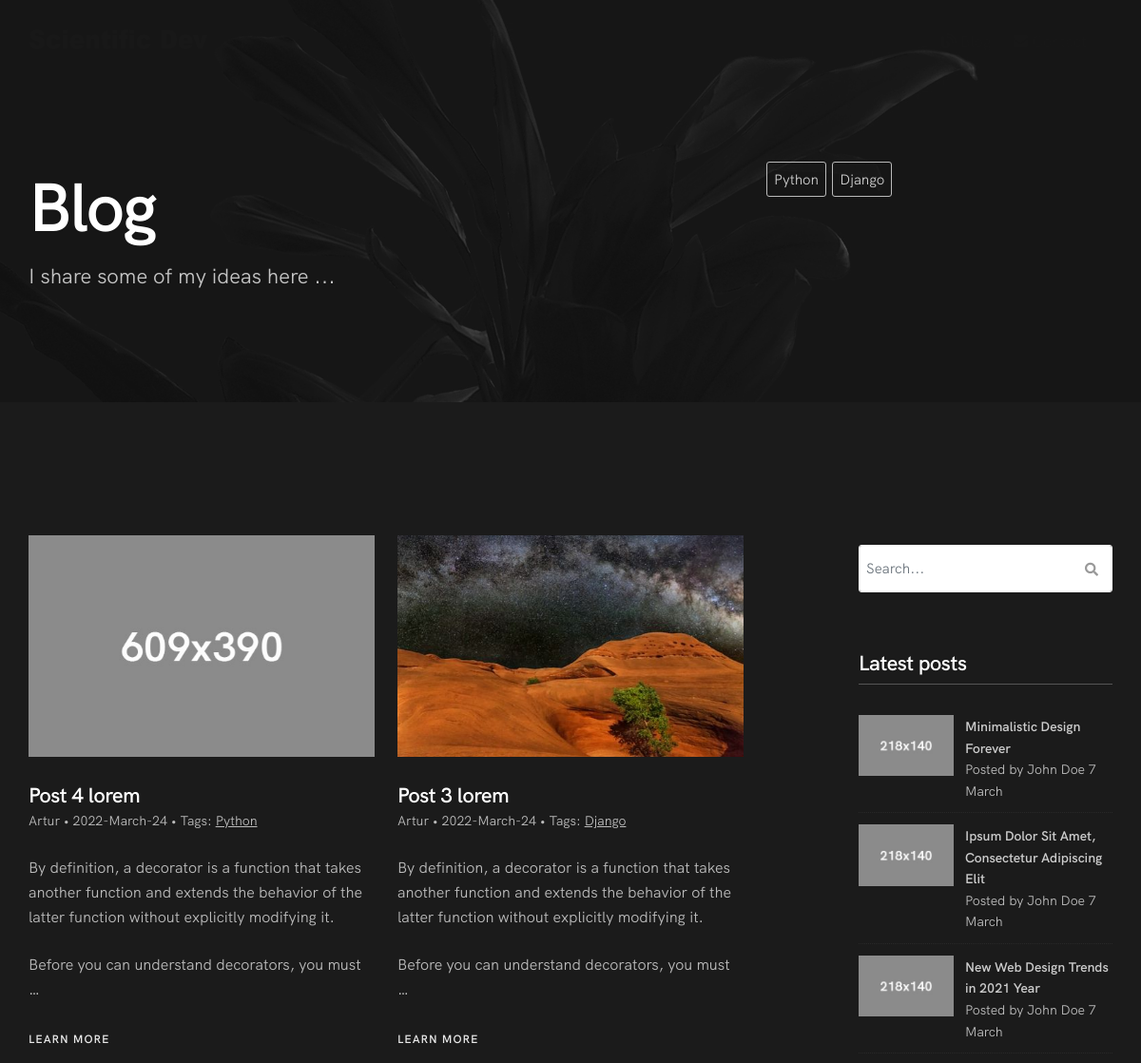
The page /blog/ (upper part) on the database as committed earlier.
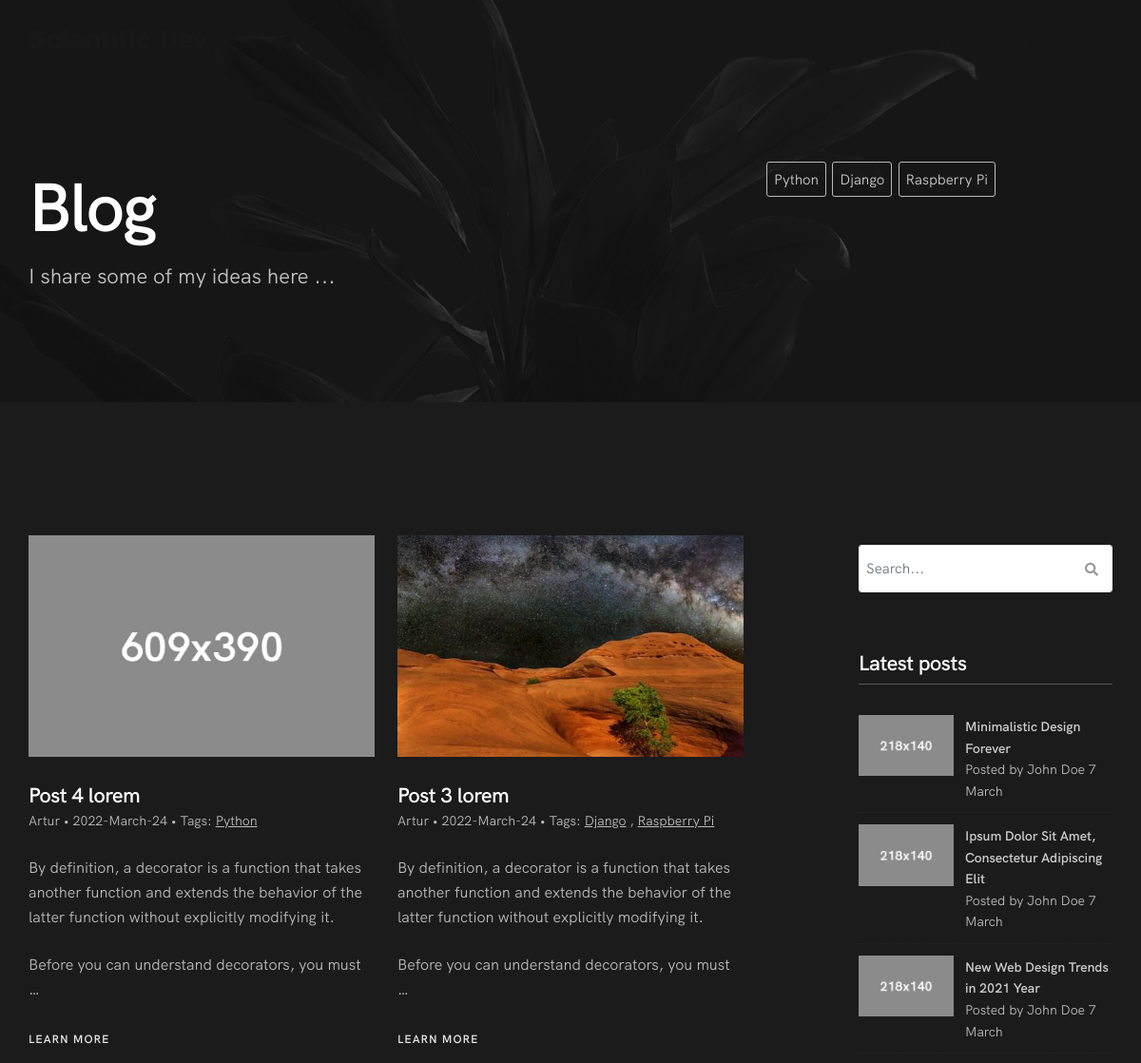
The same page on the database as committed later.
### blog/models.py (models this page shows, shortened)
class Post(models.Model):
    STATUS_CHOICES = (
        ('draft', 'Draft'),
        ('published', 'Published'),
    )
    title = models.CharField(max_length=250)
    slug = models.SlugField(max_length=250,
                            unique_for_date='publish')
    author = models.ForeignKey(User,
                               on_delete=models.CASCADE,
                               related_name='blog_posts')
    body = HTMLField('Content')
    photo = models.ImageField(upload_to='blog',
                              default='')
    publish = models.DateTimeField(default=timezone.now)
    created = models.DateTimeField(auto_now_add=True)
    updated = models.DateTimeField(auto_now=True)
    status = models.CharField(max_length=10,
                              choices=STATUS_CHOICES,
                              default='draft')
    objects = models.Manager()      # The default manager
    published = PublishedManager()  # Custom manager
    drafted = DraftedManager()      # Custom manager
    tags = TaggableManager()
    class Meta:
        ordering = ('-publish',)
    def get_absolute_url(self):
        return reverse('blog:post_detail',
                       args=[self.publish.year,
                             self.publish.month,
                             self.publish.day, self.slug])

### blog/views.py (the view)
# urls.py: path('', views.post_list, name='post_list'),
def post_list(request, tag_slug=None):
    object_list = Post.published.all()
    tag = None
    all_tags = Tag.objects.all()
    if tag_slug:
        tag = get_object_or_404(Tag, slug=tag_slug)
        object_list = object_list.filter(tags__in=[tag])
    paginator = Paginator(object_list, 3)  # 3 posts in each page
    page = request.GET.get('page')
    try:
        posts = paginator.page(page)
    except PageNotAnInteger:
        posts = paginator.page(1)
    except EmptyPage:
        posts = paginator.page(paginator.num_pages)
    return render(request,
                  'blog/list.html',
                  {'page': page,
                   'posts': posts,
                   'all_tags': all_tags,
                   'tag': tag})

### blog/models.py (called while the page is built)
    def get_queryset(self):
        return super().get_queryset().filter(status='published')

### templates/blog/list.html (shortened to what this page needs)
{%  extends 'base.html' %}
{%  load static %}
{%  block content %}
    <main id="main">
                <section class="small-section bg-dark-alfa-50 bg-scroll light-content" data-background="{%  static 'images/full-width-images/section-bg-19.jpg' %}" id="home">
                    <div class="container relative pt-70">
                        <div class="row">
                            <div class="col-md-8">
                                <div class="wow fadeInUpShort" data-wow-delay=".1s">
                                    <h1 class="hs-line-7 mb-20 mb-xs-10">Blog</h1>
                                </div>
                                <div class="wow fadeInUpShort" data-wow-delay=".2s">
                                    <p class="hs-line-6 opacity-075 mb-20 mb-xs-0">
                                        I share some of my ideas here ...
                                    </p>
                                </div>
                            </div>
                            <div class="col-md-4">
                                <div class="widget">
                                    <div class="widget-body">
                                        <div class="tags">
                                            {% for tag in all_tags %}
                                                <a href="{% url 'blog:post_list_by_tag' tag.slug %}">
                                                    {{ tag.name }}
                                                </a>
                                            {% endfor %}
                                        </div>
                                    </div>
                                </div>
                            </div>
                        </div>
                    </div>
                </section>
                <section class="page-section bg-dark light-content">
                    <div class="container relative">
                        <div class="row">
                            <div class="col-md-8 mb-sm-80">
                                <div class="row">
                                    {% for post in posts %}
                                        <div class="col-sm-6 mb-60 mb-xs-40">
                                        <div class="post-prev-img">
                                            <a href="{{ post.get_absolute_url }}" tabindex="-1"><img src="{{ post.photo.url }}" alt="" class="wow scaleOutIn" data-wow-duration="1.2s" /></a>
                                        </div>
                                        <div class="post-prev-title">
                                            <a href="{{ post.get_absolute_url }}">{{ post.title }}</a>
                                        </div>
                                        <div class="post-prev-info">
                                            {{ post.author.first_name }} •
                                            {{ post.created|date:'Y-N-d' }} •
                                            Tags:
                                            {% for tag in post.tags.all %}
                                                <a href="{% url 'blog:post_list_by_tag' tag.slug %}">
                                                    <u>{{ tag.name }}</u>
                                                </a>
                                                {% if not forloop.last %}, {% endif %}
                                            {% endfor %}
                                        </div>
                                        <div class="post-prev-text">
                                            {{  post.body|safe|truncatewords:30|linebreaks }}
                                        </div>
                                        <div class="post-prev-more">
                                            <a href="{{ post.get_absolute_url }}" class="text-link" tabindex="-1">Learn More</a>
                                        </div>
                                    </div>
                                    {%  endfor %}
                                </div>
                            </div>
                            <div class="col-md-4 col-lg-3 offset-lg-1 mt-10">
                                <div class="widget">
                                    <form class="form">
                                        <div class="search-wrap">
                                            <button class="search-button animate" type="submit" title="Start Search">
                                                <i class="fa fa-search"></i>
                                            </button>
                                            <input type="text" class="form-control search-field round" placeholder="Search...">
                                        </div>
                                    </form>
                                </div>
                                <div class="widget">
                                    <h3 class="widget-title">Latest posts</h3>
                                    <div class="widget-body">
                                        <ul class="clearlist widget-posts">
                                            <li class="clearfix">
                                                <a href=""><img src="{%  static 'images/blog/previews/post-prev-1.jpg' %}" alt="" width="100" class="widget-posts-img" /></a>
                                                <div class="widget-posts-descr">
                                                    <a href="#" title="">Minimalistic Design Forever</a>
                                                    Posted by John Doe 7 March
                                                </div>
                                            </li>
                                            <li class="clearfix">
                                                <a href=""><img src="{%  static 'images/blog/previews/post-prev-2.jpg' %}" alt="" width="100" class="widget-posts-img" /></a>
                                                <div class="widget-posts-descr">
                                                    <a href="#" title="">Ipsum Dolor Sit Amet, Consectetur Adipiscing Elit</a>
                                                    Posted by John Doe 7 March
                                                </div>
                                            </li>
                                            <li class="clearfix">
                                                <a href=""><img src="{%  static 'images/blog/previews/post-prev-3.jpg' %}" alt="" width="100" class="widget-posts-img" /></a>
                                                <div class="widget-posts-descr">
                                                    <a href="#" title="">New Web Design Trends in 2021 Year</a>
                                                    Posted by John Doe 7 March
                                                </div>
                                            </li>
                                            <li class="clearfix">
                                            </li>
                                        </ul>
                                    </div>
                                </div>
                            </div>
                        </div>
                    </div>
                </section>
            </main>
{%  endblock content %}

### templates/base.html (shortened to what this page needs)
{%  load static %}
<!DOCTYPE html>
<html lang="en">
    <head>
        <link rel="stylesheet" href="https://cdn.jsdelivr.net/npm/bootstrap@5.1.3/dist/css/bootstrap.min.css">
        <link rel="stylesheet" href="{%  static 'css/style.css' %}">
        <link rel="stylesheet" href="{%  static 'css/style-responsive.css' %}">
        <link rel="stylesheet" href="{%  static 'css/vertical-rhythm.min.css' %}">
        <link rel="stylesheet" href="{%  static 'css/magnific-popup.css' %}">
        <link rel="stylesheet" href="https://cdnjs.cloudflare.com/ajax/libs/owl-carousel/1.3.3/owl.carousel.css">
        <link rel="stylesheet" href="https://cdnjs.cloudflare.com/ajax/libs/animate.css/4.1.1/animate.min.css">
        <link rel="stylesheet" href="{%  static 'css/splitting.css' %}">
    </head>
    <body class="appear-animate">
        <div class="page bg-dark light-content" id="top">
            <nav class="main-nav dark transparent stick-fixed wow-menubar">
                <div class="full-wrapper relative clearfix">
                    <div class="nav-logo-wrap local-scroll">
                        <a href="{% url 'frontend:index' %}" class="logo">
                            <img src="{%  static 'images/logo-sd.png' %}" alt="Company logo" width="188" height="37" />
                        </a>
                    </div>
                    <div class="inner-nav desktop-nav">
                        <ul class="clearlist">
                            <li class="d-sm-none d-md-none d-lg-block">
                                <a href="{% url 'blog:post_list' %}"><i class="fas fa-blog"></i> Blog</a>
                            </li>
                            <li class="d-sm-none d-md-none d-lg-block">
                                <a href="{% url 'frontend:contact' %}"><i class="fas fa-envelope"></i> Contact</a>
                            </li>
                            <li><a>&nbsp;</a></li>
                        </ul>
                    </div>
                </div>
            </nav>
            {% block content %}
            {%  endblock content %}
        </div>
    </body>
</html>

### static/css/style-responsive.css (style rules this page uses)
@media only screen and (max-width: 1366px) { .full-wrapper { margin-left: 30px; margin-right: 30px; } }
@media only screen and (max-width: 1366px) { .inner-nav ul li { margin-left: 32px; } }
@media only screen and (max-width: 1200px) { .inner-nav ul { font-size: 16px; } }
@media only screen and (max-width: 1200px) { .inner-nav ul li { margin-left: 23px; } }

Rows that differ between the two databases and show on the page:
shown differently, row unchanged: Tag "Django": now shows ","
added Tag: name "Raspberry Pi"
